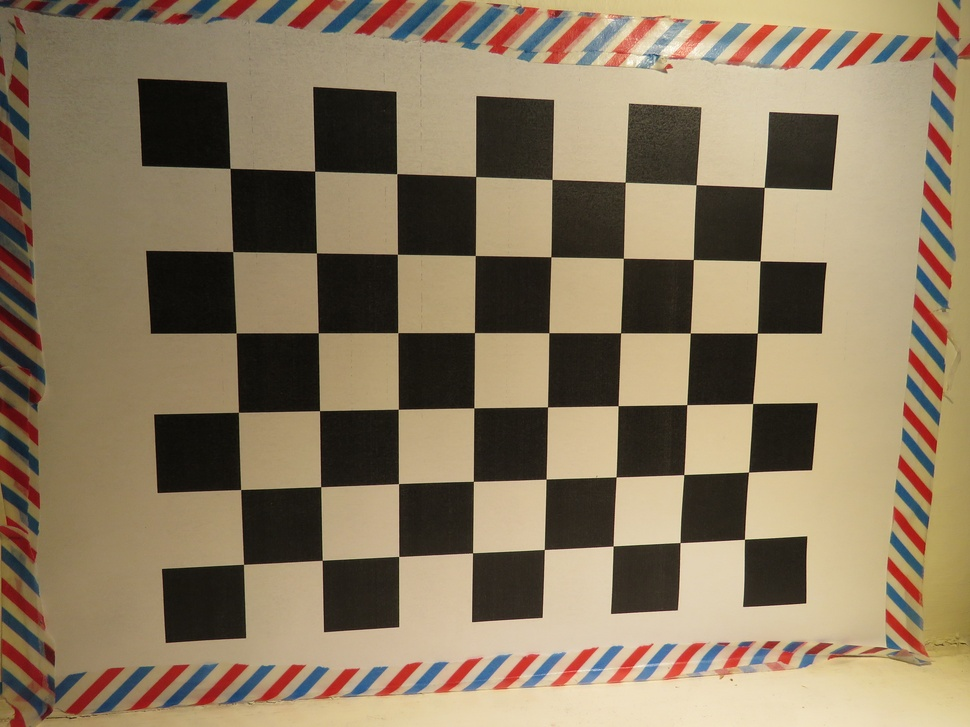
#> input picture cw1/3_cameraCalibration/data/9.JPG, 970 x 727 px, shrunk from 4608 x 3456 before the run, found by its file name
$ python camera_calib_cv2.py
#> lines starting #> are read from the running program, lines starting #| are printed output that depends on the picture
import numpy as np
import cv2

# Defining constants
CHECKERBOARD_SIZE = (8, 6)


# [42 lines left out: function camera_calibration, not called in this run]


def undistort(image, cam_mat, dist):
    # Undistortion
#> called with image = './data/9.JPG', cam_mat = array of shape (3, 3), dist = array of shape (1, 5)
    test_img = cv2.imread(image)
#> test_img is the input picture: shape (727, 970, 3); mean B, G, R 96.6, 122.4, 138.9
    h, w = test_img.shape[:2]
#> h = 727; w = 970
    print(h, w)
#| 727 970
    newcameramtx, roi = cv2.getOptimalNewCameraMatrix(
        cam_mat, dist, (w, h), 1, (w, h)
    )
#> roi = (263, 154, 404, 479)
    dst = cv2.undistort(test_img, cam_mat, dist, None, newcameramtx)
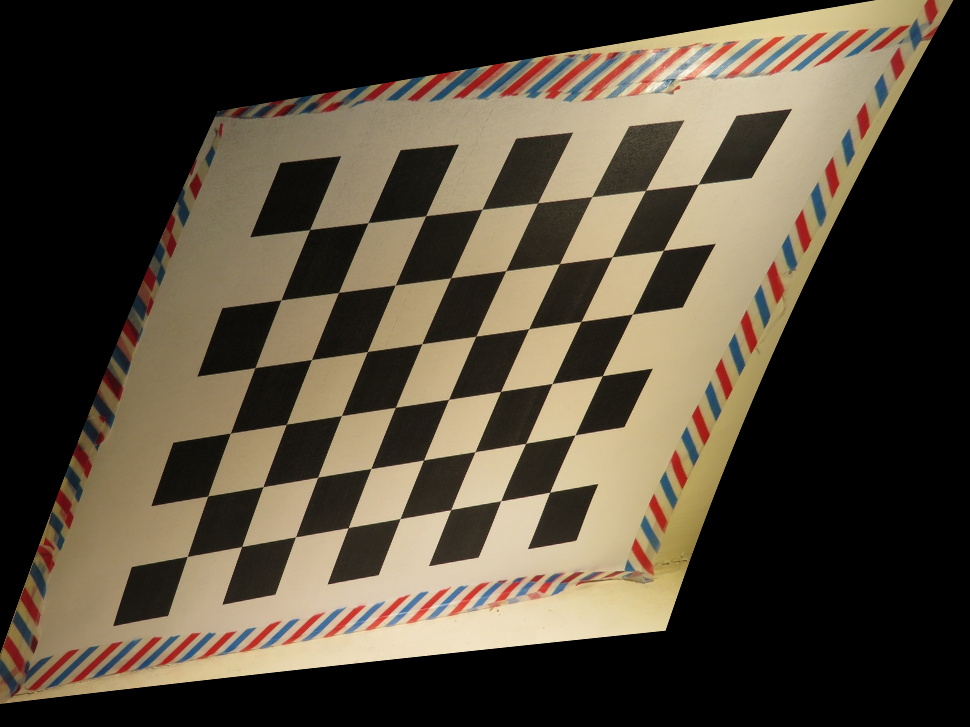
#> dst: shape (727, 970, 3); mean B, G, R 56.9, 72, 81.6
    # crop the image
    x, y, w, h = roi
#> x = 263; y = 154; w = 404; h = 479
    dst = dst[y : y + h, x : x + w]
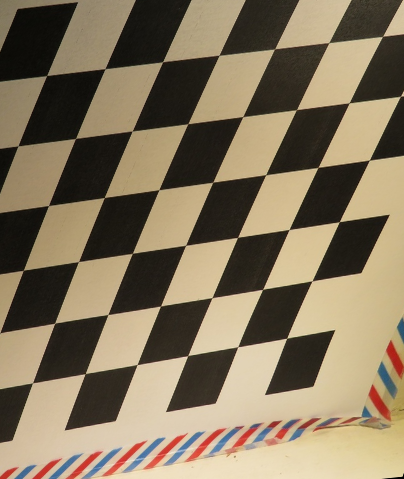
#> dst: shape (479, 404, 3); mean B, G, R 93.9, 118.1, 132.4
    cv2.imwrite("./output/result.jpg", dst)
    cv2.destroyAllWindows()


if __name__ == "__main__":
    undistort(
        "./data/9.JPG",
        np.array(
            [
                [32373.8623, 0, 483.720506],
                [0, 13767.2822, 2301.1021],
                [0, 0, 1],
            ]
        ),
        np.array(
            [[49.1927923, -3236.37433, -0.530820443, -1.75069662, 71948.7919]]
        ),
    )
    # camera_calibration()
